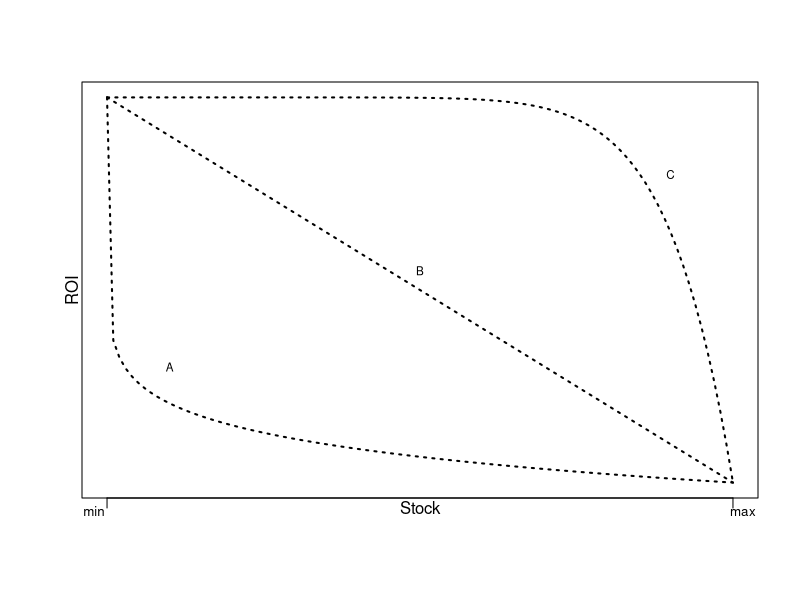
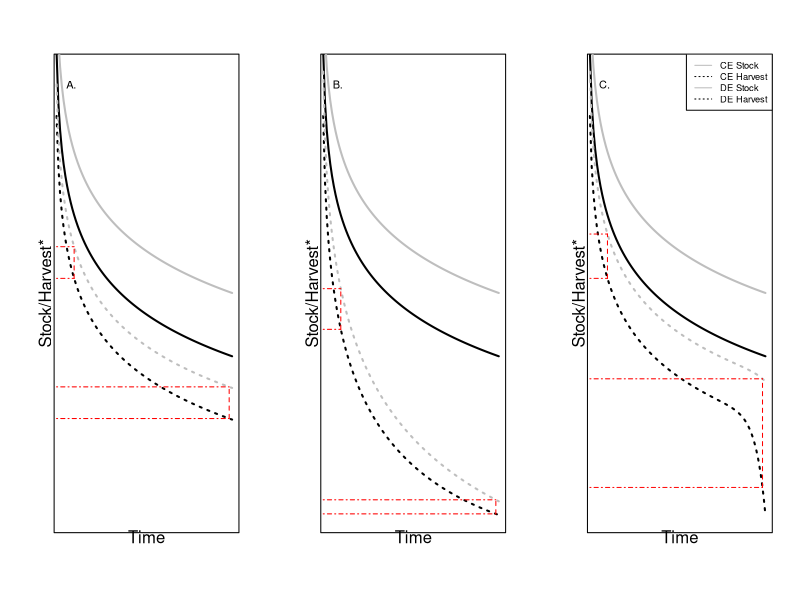

Recreate these plots in R, in order.
par(mfrow=c(1,1))


curve(1-qbeta(x,10, 1),0,1, xaxt = "n", yaxt = "n", ylab = "", xlab = "", lwd =2, lty =3)
curve(1-qbeta(x,.1, 1),0,1, add = TRUE, lwd =2, lty =3)
curve(1-qbeta(x,1, 1),0,1, add = TRUE, lwd =2, lty =3)
mtext("ROI", side =2)
mtext("Stock", side =1)
text(.5, .55, "B", cex = .7)
text(.1, .3, "A", cex = .7)
text(.9, .8, "C", cex = .7)

xtick<-c(0, 1)
axis(side=1, at=xtick, labels = FALSE)
mtext("min", line = .1, side = 1, adj = .002, cex = .8)
mtext("max", line = .1, side = 1, adj = .997, cex = .8)

f = function(x, E){
  -log(x+.1)+E+1
}

f2 =  function(x, Y, E, EB, max = 12){
  (-log(x+.1)+E)-
    (-log(x+.1)+E)*
    qbeta(x/(max+EB),Y, 1)
}





max = 12
DE = 4
CE = 6
CEB = CE - DE



par(mfrow = c(1,3))

# LINEAR


curve(f(x, 4), 0, max, lty = 1, lwd = 2, ylim = c(0, 7), xlim = c(0.3, max), xlab = "", ylab = "",yaxt="n", xaxt ="n")

curve(f(x, 3), 0, max, add = TRUE, lty = 3, lwd =2)

curve(f(x, 5), 0, max, lty = 1, lwd = 2, add = TRUE, col = "grey")

curve(f(x, 3.5), 0, max, add = TRUE, lty = 3, col = "grey", lwd =2)

x = 1.2
lines(c(x, x), c(f(x,3), f(x,3.5)) , lty = 2, col = "red")

lines(c(0, x), c(f(x,3), f(x,3)) , lty = 4, col = "red")
lines(c(0, x),   c(f(x,3.5), f(x,3.5)) , lty = 4, col = "red")

x=11.8
lines(c(x, x), c(f(x,3), f(x,3.5)) , lty = 2, col = "red")

lines(c(0, x), c(f(x,3), f(x,3)) , lty = 4, col = "red")
lines(c(0, x),   c(f(x,3.5), f(x,3.5)) , lty = 4, col = "red")
text(1, 6.8, "A.")
mtext("Time", side = 1)
mtext("Stock/Harvest*", side = 2)


#Convex
y = 1.5
EB = 2
curve(f(x, 4), 0, max, lty = 1, lwd = 2, ylim = c(0, 7), xlim = c(0.3, max), xlab = "", ylab = "",yaxt="n", xaxt ="n")

curve(f2(x, y, 4, 0), 0, max, add = TRUE, lty = 3, lwd =2)

curve(f(x, 5), 0, max, lty = 1, lwd = 2, add = TRUE, col = "grey")

curve(f2(x, y, 5-.3, EB), 0, max, add = TRUE, lty = 3, col = "grey", lwd =2)

x = 1.2
lines(c(x, x), c(f2(x=x,y, 4, 0 ), f2(x=x,y, 5-.3, EB)) , lty = 2, col = "red")

lines(c(0, x), c(f2(x=x,y, 4, 0 ), f2(x=x,y, 4, 0 )) , lty = 4, col = "red")
lines(c(0, x),   c(f2(x=x,y, 5-.3, EB), f2(x=x,y, 5-.3, EB)) , lty = 4, col = "red")

x=11.8
lines(c(x, x), c(f2(x=x,y, 4, 0 ), f2(x=x,y, 5-.3, EB)) , lty = 2, col = "red")

lines(c(0, x), c(f2(x=x,y, 4, 0 ), f2(x=x,y, 4, 0 )) , lty = 4, col = "red")
lines(c(0, x),   c(f2(x=x,y, 5-.3, EB), f2(x=x,y, 5-.3, EB)) , lty = 4, col = "red")
text(1, 6.8, "B.")

mtext("Time", side = 1)
mtext("Stock/Harvest*", side = 2)



#ConCave
y = .05
EB = 2
curve(f(x, 4), 0, max, lty = 1, lwd = 2, ylim = c(0, 7), xlim = c(0.3, max), xlab = "", ylab = "",yaxt="n", xaxt ="n")

curve(f2(x, y, 4, 0), 0, max, add = TRUE, lty = 3, lwd =2)

curve(f(x, 5), 0, max, lty = 1, lwd = 2, add = TRUE, col = "grey")

curve(f2(x, y, 5-.3, EB), 0, max, add = TRUE, lty = 3, col = "grey", lwd =2)

x = 1.2
lines(c(x, x), c(f2(x=x,y, 4, 0 ), f2(x=x,y, 5-.3, EB)) , lty = 2, col = "red")

lines(c(0, x), c(f2(x=x,y, 4, 0 ), f2(x=x,y, 4, 0 )) , lty = 4, col = "red")
lines(c(0, x),   c(f2(x=x,y, 5-.3, EB), f2(x=x,y, 5-.3, EB)) , lty = 4, col = "red")

x=11.8
lines(c(x, x), c(f2(x=x,y, 4, 0 ), f2(x=x,y, 5-.3, EB)) , lty = 2, col = "red")

lines(c(0, x), c(f2(x=x,y, 4, 0 ), f2(x=x,y, 4, 0 )) , lty = 4, col = "red")
lines(c(0, x),   c(f2(x=x,y, 5-.3, EB), f2(x=x,y, 5-.3, EB)) , lty = 4, col = "red")

text(1, 6.8, "C.")

mtext("Time", side = 1)
mtext("Stock/Harvest*", side = 2)

legend("topright", legend=c("CE Stock", "CE Harvest", "DE Stock", "DE Harvest"), col=c("grey", "black"), lty = c(1, 3), cex = .85)
